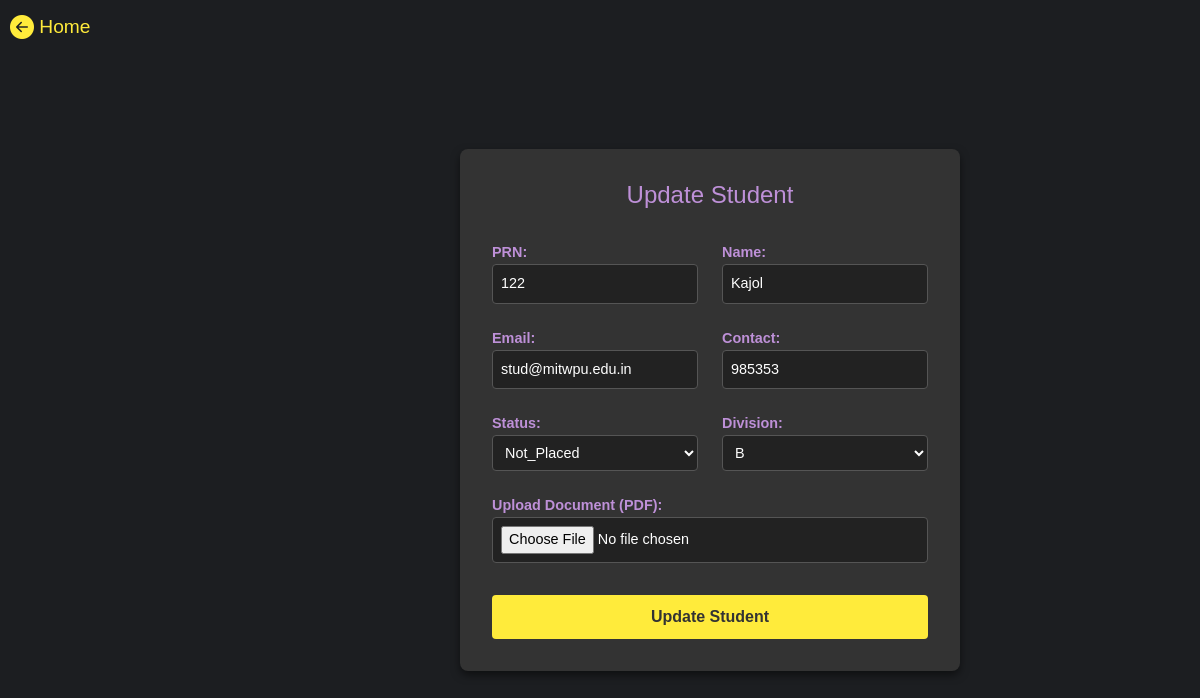
The app's page /update/20/ with its own data.
### app/models.py (models this page shows, shortened)
class Student(models.Model):
    prn=models.CharField(max_length=10,unique=True)
    name=models.CharField(max_length=25)
    email=models.EmailField(default="stud@mitwpu.edu.in",null=False)
    phn = models.CharField(max_length=10, blank=True, null=True)
    status=models.ForeignKey(Status,on_delete=models.CASCADE,related_name="s_status")
    div = models.ForeignKey(Division, on_delete=models.CASCADE, related_name="students")
    doc = models.FileField(upload_to='documents/', null=True, blank=True)

class Status(models.Model):
    status=models.CharField(max_length=10)
    def __str__(self):
        return self.status

class Division(models.Model):
    div=models.CharField(max_length=2)
    def __str__(self):
        return self.div

### app/views.py (the view)
# urls.py: path('update/<int:student_id>/',addData, name='update_student'),
def addData(request, student_id=None):
    if student_id:
        student = get_object_or_404(Student, id=student_id)
    else:
        student = None
    if request.method == 'POST':
        form = DataForm(request.POST, request.FILES, instance=student)
        if form.is_valid():
            form.save()
            return redirect('home')  # Redirect to the placed students page after saving
    else:
        form = DataForm(instance=student)  # Pre-fill the form if updating an existing student
    return render(request, 'add.html', {'form': form, 'student': student})

### app/forms.py
class DataForm(forms.ModelForm):
    class Meta:
        model=Student
        fields=['prn','name','email','phn','status','div','doc']

### templates/add.html (shortened to what this page needs)
{% load static %}
<!DOCTYPE html>
<html lang="en">
<head>
    <link href="https://cdn.jsdelivr.net/npm/bootstrap@5.3.0-alpha1/dist/css/bootstrap.min.css" rel="stylesheet">
</head>
<body>
    <a href="{% url 'home' %}" class="back-link">
        <i class="bi bi-arrow-left-circle-fill"></i> Home
    </a>
    <div class="form-container">
        <h2>{% if student %}Update Student{% else %}Add Student{% endif %}</h2>
        <form method="post" enctype="multipart/form-data">
        <div class="row">
            <div class="col-md-6">
                <label for="prn">PRN:</label>
                {{ form.prn }}
            </div>
            <div class="col-md-6">
                <label for="name">Name:</label>
                {{ form.name }}
            </div>
        </div>
        <div class="row">
            <div class="col-md-6">
                <label for="email">Email:</label>
                {{ form.email }}
            </div>
            <div class="col-md-6">
                <label for="phn">Contact:</label>
                {{ form.phn }}
            </div>
        </div>
        <div class="row">
            <div class="col-md-6">
                <label for="status">Status:</label>
                {{ form.status }}
            </div>
            <div class="col-md-6">
                <label for="division">Division:</label>
                {{ form.div }}
            </div>
        </div>
        <label for="document">Upload Document (PDF):</label>
        <input type="file" name="doc" accept="application/pdf">
        <button type="submit" class="btn-submit">{% if student %}Update Student{% else %}Add Student{% endif %}</button>
    </form>
    </div>
    <link rel="stylesheet" href="https://cdn.jsdelivr.net/npm/bootstrap-icons/font/bootstrap-icons.css">
</body>
</html>

### templates/add.html (style rules this page uses)
body { background-color: #1c1e21; color: #ffffff; font-family: Arial, sans-serif; margin-left: 220px; padding-top: 20px; display: flex; justify-content: center; align-items: center; min-height: 100vh; }
.form-container { background-color: #333; border-radius: 8px; padding: 2rem; max-width: 500px; width: 100%; box-shadow: 0 4px 8px rgba(0, 0, 0, 0.5); }
h2 { color: #be90d8; text-align: center; margin-bottom: 1.5rem; font-size: 1.5rem; }
label { font-weight: bold; color: #be90d8; margin-top: 0.5rem; font-size: 0.9rem; }
input[type="text"], input[type="email"], input[type="file"], select { background-color: #222; color: #ffffff; border: 1px solid #555; border-radius: 4px; padding: 8px; width: 100%; margin-bottom: 1rem; font-size: 0.9rem; }
.btn-submit { background-color: #ffeb3b; color: #333; font-weight: bold; width: 100%; padding: 10px; border: none; border-radius: 4px; margin-top: 1rem; font-size: 1rem; }
.back-link { position: absolute; top: 10px; left: 10px; font-size: 1.2rem; color: #ffeb3b; text-decoration: none; }
.back-link i { font-size: 1.5rem; vertical-align: middle; }

### records on screen
Student: prn "122", name "Kajol", email "stud@mitwpu.edu.in", phn "985353"
Status: status "Not_Placed"
Division: div "B"
